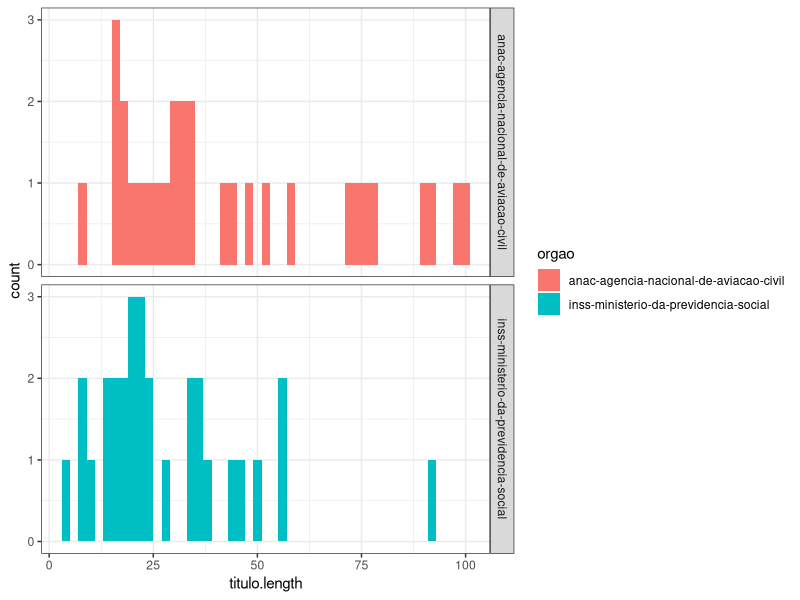
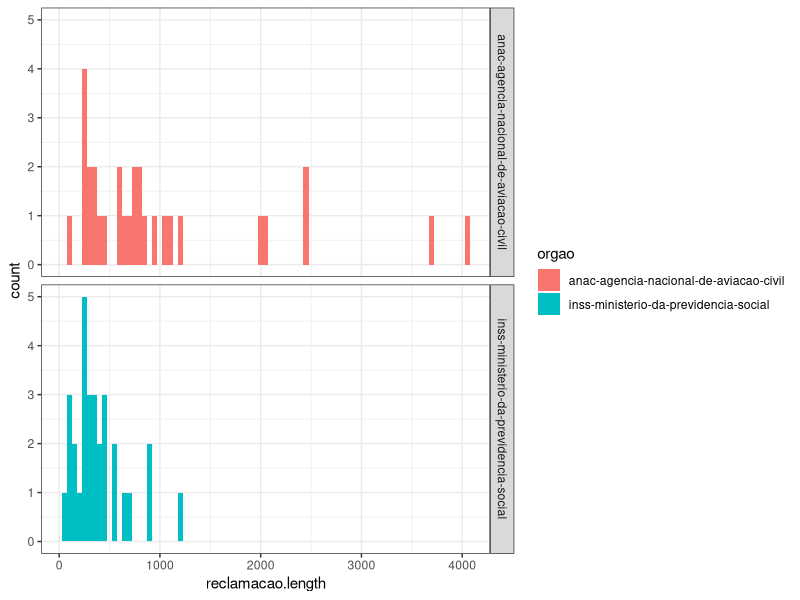
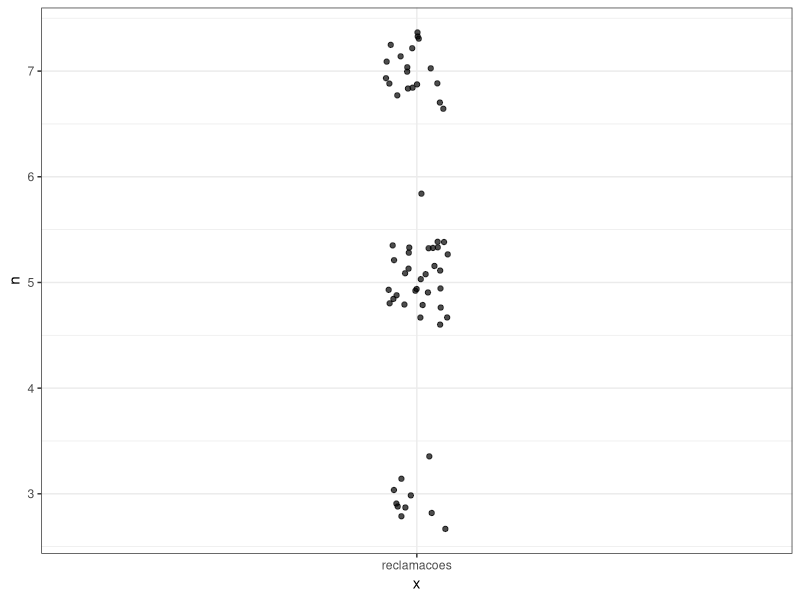
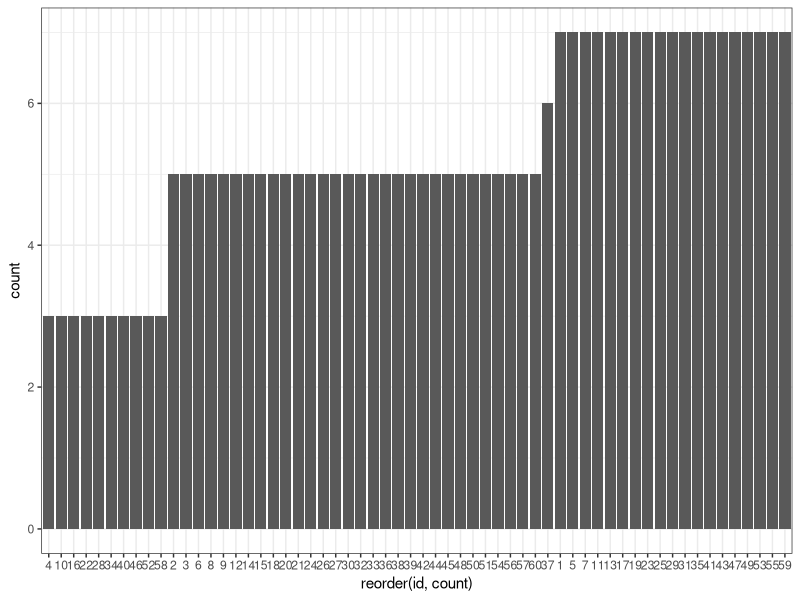
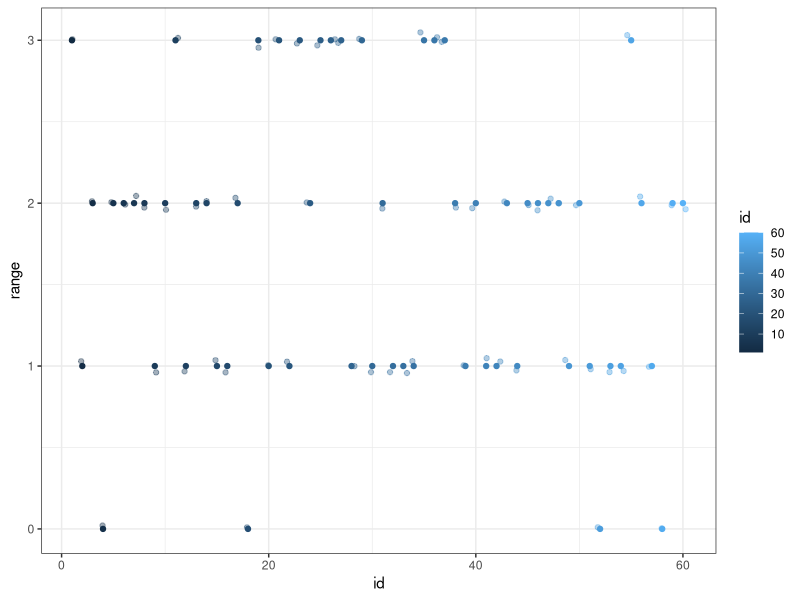
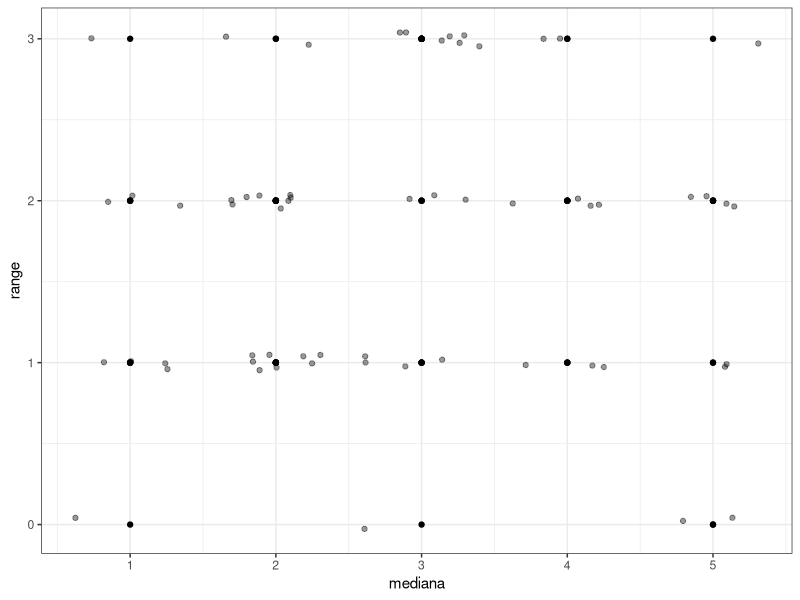
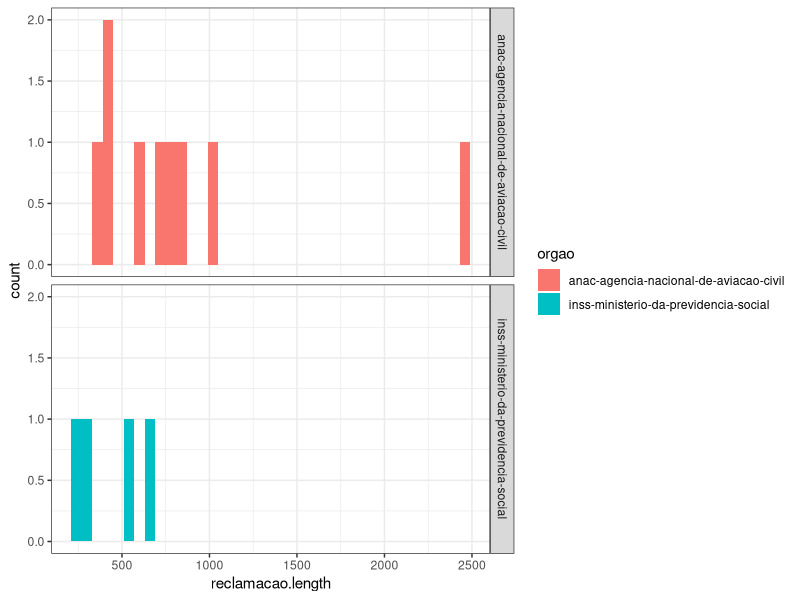
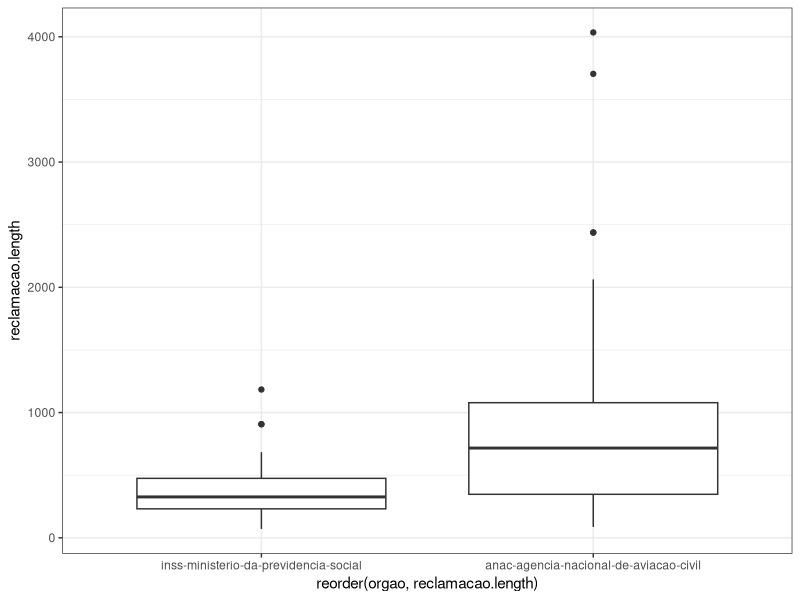

Source code (R) for these figures, in order:
library(tidyverse)
library(ggplot2)
theme_set(theme_bw())

setwd("/Users/raquelvl/Documents/GitHub/reclamacoes-do-gf/")

avaliacoes <- read_csv("data/3-avaliacao-humana/avaliacoes-20180610.csv")
reclamacoes <-  read_csv("data/1-reclamacoes-selecionadas/reclamacoes-avaliadas.csv")

#inserindo colunas comprimento da reclamacao e do titulo
reclamacoes <- reclamacoes %>% mutate(reclamacao.length = str_length(reclamacao),
                                      titulo.length = str_length(titulo))

# insere coluna com número de letras em capslock
reclamacoes$numero.de.capslock <- str_count(reclamacoes$reclamacao, "\\b[A-Z]{2,}\\b")

#qual o formato das distribuições dos tamanhos dos títulos e das reclamações por órgão
reclamacoes %>% 
  filter(complete.cases(.)) %>% 
  ggplot(aes(fill = orgao, x = titulo.length), na.rm = TRUE) + 
  geom_histogram(binwidth = 2, na.rm = TRUE) + 
  facet_grid(orgao ~ .)

reclamacoes %>% 
  filter(complete.cases(.)) %>% 
  ggplot(aes(fill = orgao, x = reclamacao.length), na.rm = TRUE) + 
  geom_histogram(binwidth = 50, na.rm = TRUE) + 
  facet_grid(orgao ~ .)

#Percebemos que as reclamações do INSS são em média menores do que as reclamações da anac

avaliacoes <- avaliacoes %>% 
              select(avaliador = `Matricula`, 
                      id = `ID da reclamação`, 
                       insatisfacao = `Grau de insatisfação`)

## Será que podemos confiar em nossas avaliações humanas?

#alguma avaliação foge dos valores de 1 a 5?
avaliacoes %>% 
  filter((id %in% 1:5 ))

#quantas avaliações foram feitas por reclamação?
avaliacoes %>% 
  group_by(id) %>% 
  count() %>% 
  ggplot(aes("reclamacoes", n)) + 
  geom_jitter(width = .05, alpha = .7)

# em média, quantas avaliações por reclamação?
avaliacoes %>% 
  group_by(id) %>% 
  count() %>%
  ungroup() %>% 
  summarise(media = mean(n), 
            mediana = median(n))

#mostra número de revisores por reclamação
avaliacoes %>% group_by(id) %>% 
  summarize(count=n()) %>% 
  ggplot(aes(x=reorder(id, count), y=count)) + geom_bar(stat = "identity")

# Será que há consenso entre as avaliações de cada reclamação?
#  níveis de discordância X id da reclamação
avaliacoes %>% group_by(id) %>% 
  summarise(range = max(insatisfacao) - min(insatisfacao),
            mediana = median(insatisfacao)) %>% 
  ggplot(aes(x=id, y=range, colour = id)) + geom_point() +
  geom_jitter(height = 0.05, alpha = .4)

# vemos que para algums reclamações houve uma discordância de até 3 níveis de insatisfação
# níveis de discordância X nível médio de insatisfação
# não parece haver relação entre essas variáveis
avaliacoes %>% group_by(id) %>% 
  summarise(range = max(insatisfacao) - min(insatisfacao),
            mediana = median(insatisfacao)) %>% 
  ggplot(aes(x=mediana, y=range)) + geom_point() +
  geom_jitter(height = 0.05, alpha = .4)

# a maioria das avaliações tem nível de discordância de 1 e 2
avaliacoes %>% group_by(id) %>% 
  summarise(range = max(insatisfacao) - min(insatisfacao),
            mediana = median(insatisfacao)) %>% 
  group_by(range) %>% count()

# quantas reclamações tem discordância maior que 2?
avaliacoes %>% group_by(id) %>% 
  summarise(range = max(insatisfacao) - min(insatisfacao)) %>% 
  filter(range > 2) %>% count()

# que reclamações são essas?
avaliacoes %>% group_by(id) %>% 
  summarise(range = max(insatisfacao) - min(insatisfacao)) %>% 
  filter(range > 2) %>% inner_join(reclamacoes, by = "id") %>% View()

avaliacoes %>% group_by(id) %>% 
  summarise(range = max(insatisfacao) - min(insatisfacao)) %>% 
  filter(range > 2) %>% inner_join(reclamacoes, by = "id") %>% 
  ggplot(aes(fill = orgao, x = reclamacao.length), na.rm = TRUE) + 
  geom_histogram(binwidth = 60, na.rm = TRUE) + 
  facet_grid(orgao ~ .)
# o que fazer com essas reclamações?
  

# Já vimos que as reclamações da ANAC são maiores. Outra forma de ver é através de boxplots
reclamacoes %>% group_by(orgao) %>% 
  ggplot(aes(x=reorder(orgao, reclamacao.length), y=reclamacao.length)) + geom_boxplot()

## Será que os tamanhos das reclamações ou títulos tem alguma relação com o nível de insatisfação?
reclamacoes %>% ggplot(aes(x=mediana, y=reclamacao.length)) + geom_point()
reclamacoes %>% ggplot(aes(x=mediana, y=numero.de.capslock)) + geom_point()
reclamacoes %>% ggplot(aes(x=mediana, y=titulo.length)) + geom_point()

# Olhando as variáveis não encontramos relações fortes entre elas
library(GGally)
reclamacoes %>% 
  select(orgao, titulo.length, reclamacao.length, numero.de.capslock, mediana) %>% 
  ggpairs()

